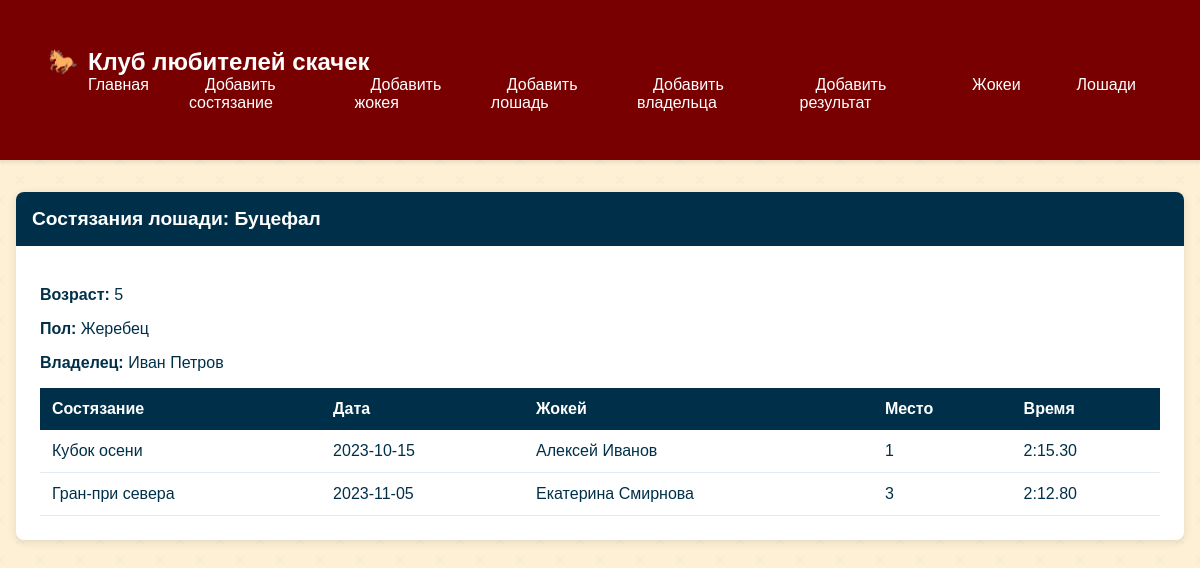
Screenshot of /horse/1 with the database file from the repository.
### models.py (models this page shows)
class Horse(db.Model):
    __tablename__ = 'horses'
    id = db.Column(db.Integer, primary_key=True)
    name = db.Column(db.String(100), nullable=False)
    gender = db.Column(db.String(10), nullable=False)
    age = db.Column(db.Integer, nullable=False)
    owner_id = db.Column(db.Integer, db.ForeignKey('owners.id'), nullable=False)
    results = db.relationship('Result', backref='horse', lazy=True)

class Owner(db.Model):
    __tablename__ = 'owners'
    id = db.Column(db.Integer, primary_key=True)
    name = db.Column(db.String(100), nullable=False)
    address = db.Column(db.String(200), nullable=False)
    phone = db.Column(db.String(20), nullable=False)
    horses = db.relationship('Horse', backref='owner', lazy=True)

class Result(db.Model):
    __tablename__ = 'results'
    id = db.Column(db.Integer, primary_key=True)
    competition_id = db.Column(db.Integer, db.ForeignKey('competitions.id'), nullable=False)
    jockey_id = db.Column(db.Integer, db.ForeignKey('jockeys.id'), nullable=False)
    horse_id = db.Column(db.Integer, db.ForeignKey('horses.id'), nullable=False)
    position = db.Column(db.Integer, nullable=False)
    time = db.Column(db.String(20), nullable=False)

class Competition(db.Model):
    __tablename__ = 'competitions'
    id = db.Column(db.Integer, primary_key=True)
    date = db.Column(db.Date, nullable=False)
    time = db.Column(db.Time, nullable=False)
    location = db.Column(db.String(200), nullable=False)
    name = db.Column(db.String(200), nullable=True)
    results = db.relationship('Result', backref='competition', lazy=True)

class Jockey(db.Model):
    __tablename__ = 'jockeys'
    id = db.Column(db.Integer, primary_key=True)
    name = db.Column(db.String(100), nullable=False)
    address = db.Column(db.String(200), nullable=False)
    age = db.Column(db.Integer, nullable=False)
    rating = db.Column(db.Float, nullable=False)
    results = db.relationship('Result', backref='jockey', lazy=True)

### app.py (the view)
@app.route('/horse/<int:horse_id>')
def horse_competitions(horse_id):
    horse = Horse.query.get_or_404(horse_id)
    results = Result.query.filter_by(horse_id=horse_id).all()
    return render_template('horse_competitions.html', horse=horse, results=results)

### templates/horse_competitions.html (shortened to what this page needs)
{% extends "base.html" %}
{% block content %}
<div class="card">
    <div class="card-header">Состязания лошади: {{ horse.name }}</div>
    <div class="card-body">
        <p><strong>Возраст:</strong> {{ horse.age }}</p>
        <p><strong>Пол:</strong> {{ 'Жеребец' if horse.gender == 'male' else 'Кобыла' }}</p>
        <p><strong>Владелец:</strong> {{ horse.owner.name }}</p>
        <table class="table">
            <thead>
                <tr>
                    <th>Состязание</th>
                    <th>Дата</th>
                    <th>Жокей</th>
                    <th>Место</th>
                    <th>Время</th>
                </tr>
            </thead>
            <tbody>
                {% for result in results %}
                <tr>
                    <td>{{ result.competition.name }}</td>
                    <td>{{ result.competition.date }}</td>
                    <td>{{ result.jockey.name }}</td>
                    <td>{{ result.position }}</td>
                    <td>{{ result.time }}</td>
                </tr>
                {% endfor %}
            </tbody>
        </table>
    </div>
</div>
{% endblock %}

### static/style.css (style rules this page uses)
:root { --color-primary: #780000; --color-secondary: #c1121f; --color-background: #fdf0d5; --color-dark: #003049; --color-accent: #669bbc; }
body { background-color: var(--color-background); color: var(--color-dark); font-family: 'Arial', sans-serif; margin: 0; padding: 0; }
.card { background: white; border-radius: 8px; box-shadow: 0 2px 10px rgba(0, 0, 0, 0.1); margin-bottom: 2rem; overflow: hidden; }
.card-header { background-color: var(--color-dark); color: white; padding: 1rem; font-size: 1.2rem; font-weight: bold; }
.card-body { padding: 1.5rem; }
.table { width: 100%; border-collapse: collapse; margin-top: 1rem; }
.table th, .table td { padding: 0.75rem; text-align: left; border-bottom: 1px solid #ddd; }
.table th { background-color: var(--color-accent); color: white; }
.card { transition: transform 0.3s ease, box-shadow 0.3s ease; border: none; }
.card { animation: fadeIn 0.5s ease-out; }
.table th { background-color: var(--color-dark); color: white; border: none; }
.table td { border-color: rgba(102, 155, 188, 0.2); }

### rows the page displays
Horse: name "Буцефал", age "5", gender "Жеребец"
Owner: owner.name "Иван Петров"
Result: competition.name "Кубок осени", competition "2023-10-15", jockey.name "Алексей Иванов", position "1", time "2:15.30"
Result: competition.name "Гран-при севера", competition "2023-11-05", jockey.name "Екатерина Смирнова", position "3", time "2:12.80"
